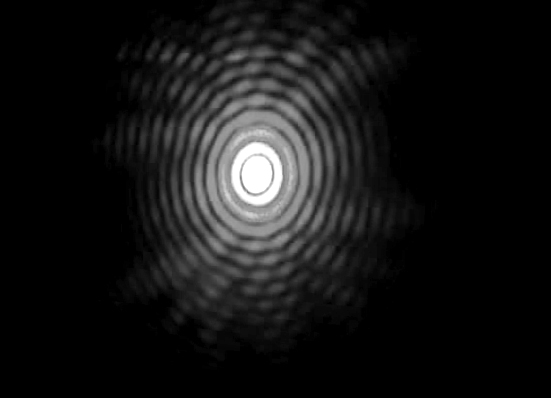
#> input picture Examples/O8/Image-Test/back2.jpg, 551 x 398 px
$ python ft.py back2.jpg
#> lines starting #> are read from the running program, lines starting #| are printed output that depends on the picture
import numpy as np
import cv2
from matplotlib import pyplot as plt
import sys
droppedFile = sys.argv[1]

img = cv2.imread(droppedFile,0)
#> img is the input picture: shape (398, 551); min 0, max 255, mean 21

img_float32 = np.float32(img)

dft = cv2.dft(img_float32, flags = cv2.DFT_COMPLEX_OUTPUT)
dft_shift = np.fft.fftshift(dft)

magnitude_spectrum = 20*np.log(cv2.magnitude(dft_shift[:,:,0],dft_shift[:,:,1]))
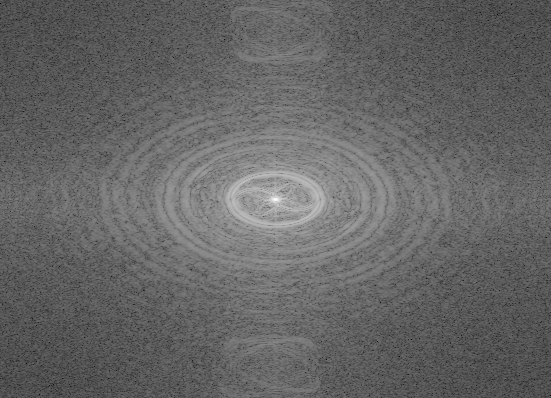
#> magnitude_spectrum: shape (398, 551) float32; min 0.194, max 306.8, mean 122.3; drawn with min black and max white

plt.subplot(121),plt.imshow(img, cmap = 'gray')
plt.title('Input Image'), plt.xticks([]), plt.yticks([])
plt.subplot(122),plt.imshow(magnitude_spectrum, cmap = 'gray')
plt.title('Magnitude Spectrum'), plt.xticks([]), plt.yticks([])
plt.show()
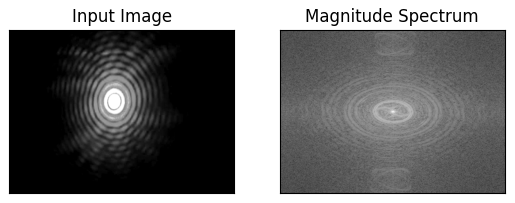
#> figure drawn by matplotlib, 2 panels

$ run again, on Examples/O8/Image-Test/org.jpg
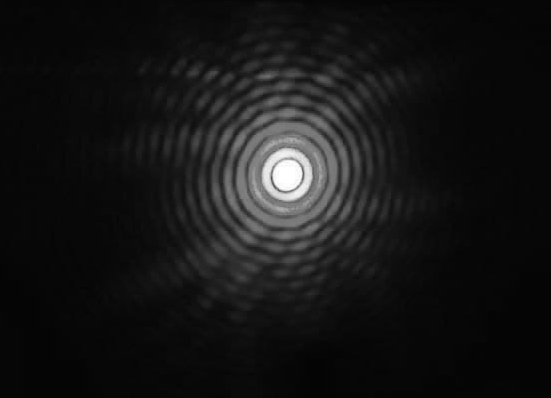
#> input picture Examples/O8/Image-Test/org.jpg, 551 x 398 px
#> img is the input picture: shape (398, 551); min 3, max 255, mean 21.7
#> `magnitude_spectrum = 20*np.log(cv2.magnitude(dft_shift[:,:,0],dft_shif..`:
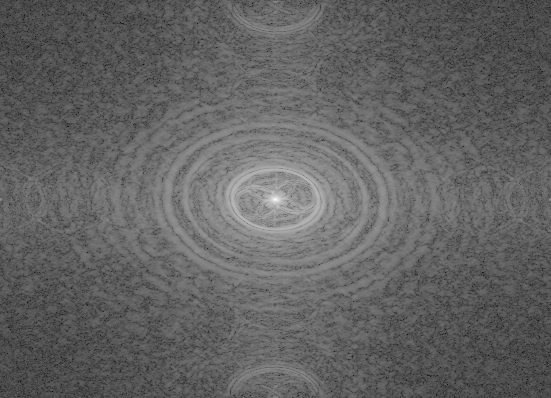
#> magnitude_spectrum: shape (398, 551) float32; min 3.25, max 307.5, mean 121.5; drawn with min black and max white
#> `plt.show()`:
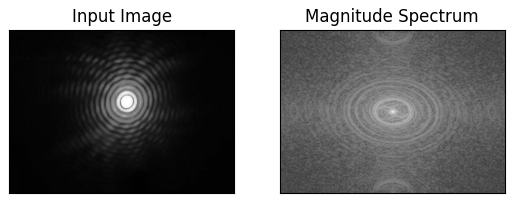
#> figure drawn by matplotlib, 2 panels

$ run again, on Examples/O8/Image-Test/perf_img.jpg
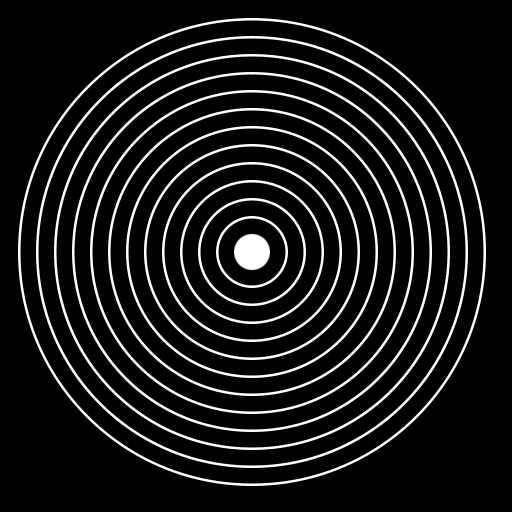
#> input picture Examples/O8/Image-Test/perf_img.jpg, 512 x 512 px
#> img is the input picture: shape (512, 512); min 0, max 255, mean 25.9
#> `magnitude_spectrum = 20*np.log(cv2.magnitude(dft_shift[:,:,0],dft_shif..`:
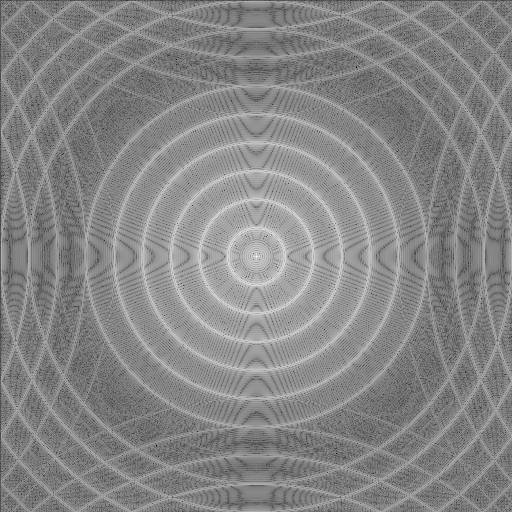
#> magnitude_spectrum: shape (512, 512) float32; min -6.51, max 314.6, mean 162.9; drawn with min black and max white
#> `plt.show()`:
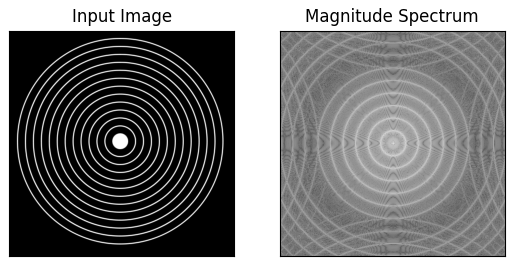
#> figure drawn by matplotlib, 2 panels
